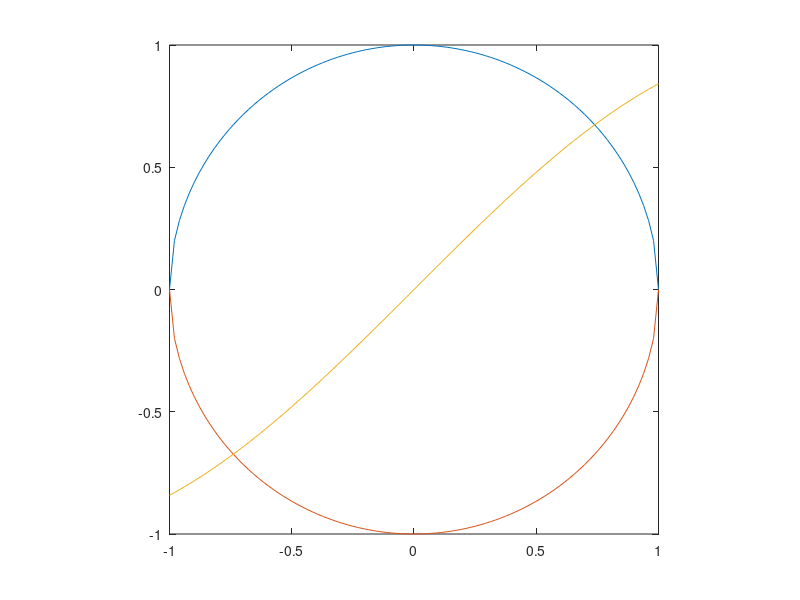

MATLAB code for this plot: (Note: this script raises an error after producing the figure.)
clear all; close all; clc;

x=linspace(-1,1,100);
figure
plot(x,sqrt(1-x.^2))
hold on
plot(x,-sqrt(1-x.^2))
plot(x,sin(x))
pbaspect([1 1 1])

eps=1e-6;
err=1;
x0=[1;1];
iter=1;
x=x0;
x1(iter)=x(1);
x2(iter)=x(2);
while err>eps
    J=Jfun(x);
    F=Ffun(x);
    delta = - J\F;
    x=x+delta;
    err=norm(delta);
    iter=iter+1;
    x1(iter)=x(1);
    x2(iter)=x(2);
end

for ind=1:iter-1
    u(ind)=x1(ind+1)-x1(ind);
    v(ind)=x2(ind+1)-x2(ind);
end
u(iter)=0;
v(iter)=0;
plot(x1,x2,'bo-')
quiver(x1,x2,u,v)




function F=Ffun(x)
    F(1,1)=x(1)^2+x(2)^2-1;
    F(2,1)=x(2)-sin(x(1));
    return
end

function J=Jfun(x)
    pi2=0.5*pi;
    J(1,1)=2*x(1);
    J(1,2)=2*x(2);
    J(2,1)=-cos(x(1));
    J(2,2)=1;
    return
end